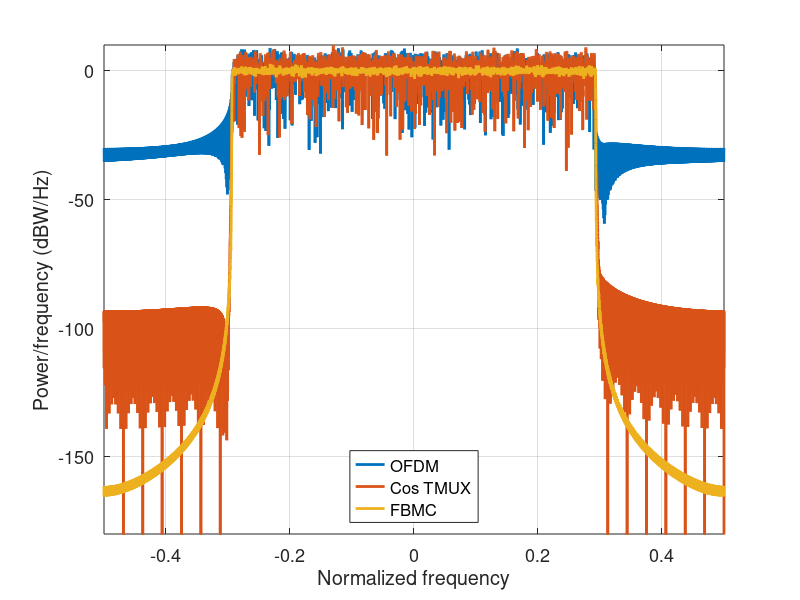
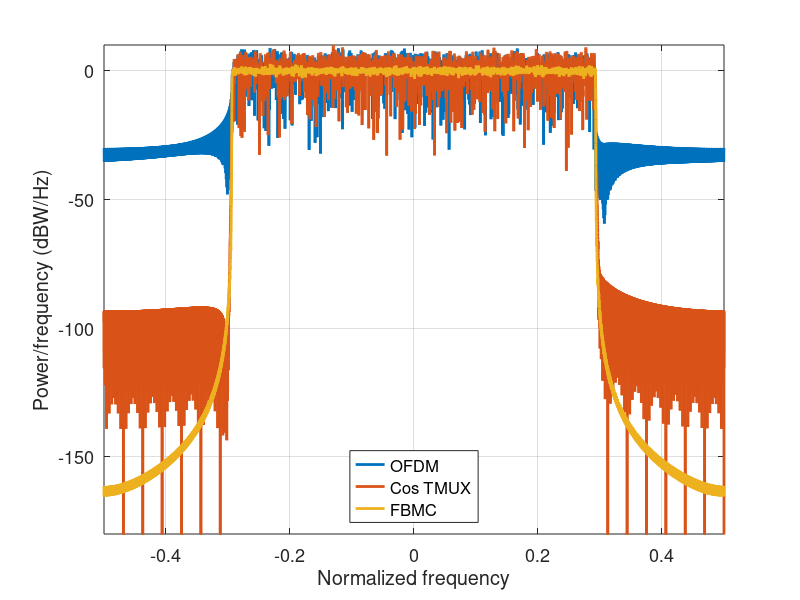

These charts were generated, in order, by the following MATLAB code:
% clear
% close all


load('figures/PSD_64QAM_M1024_m2.mat');%, 'psdCos', 'psdOFDM', 'fOFDM', 'fCos') 

%fbmc
load('figures/PSD_FBMC_M1024.mat')%, 'fFBMC', 'sumFBMCSpec')

% hFig1 = figure('Position', figposition([46 15 30 30]));
figure;
plot(fOFDM,pow2db(psdOFDM),'linewidth',2);
hold on
plot(fCos,pow2db(psdCos),'linewidth',2);
plot(fFBMC-0.5,10*log10(sumFBMCSpec),'linewidth',2);

hold off
grid on
% xlim([-0.5, 0.5])
axis([-0.5 0.5 -180 10]);
xlabel('Normalized frequency');
% ylabel('PSD (dBW/Hz)')
ylabel('Power/frequency (dBW/Hz)')
l=legend('OFDM','Cos TMUX','FBMC');
set(gca, 'fontsize',13)
set(l, 'fontsize', 12, 'location', 'south');

saveas(gcf, 'figures/PSD_64QAM_M1024_m2.png' )
saveas(gcf, 'figures/PSD_64QAM_M1024_m2.svg' )
% title(['PSD Comparison (' num2str(numRBs*rbSize) ' Subcarriers)'])